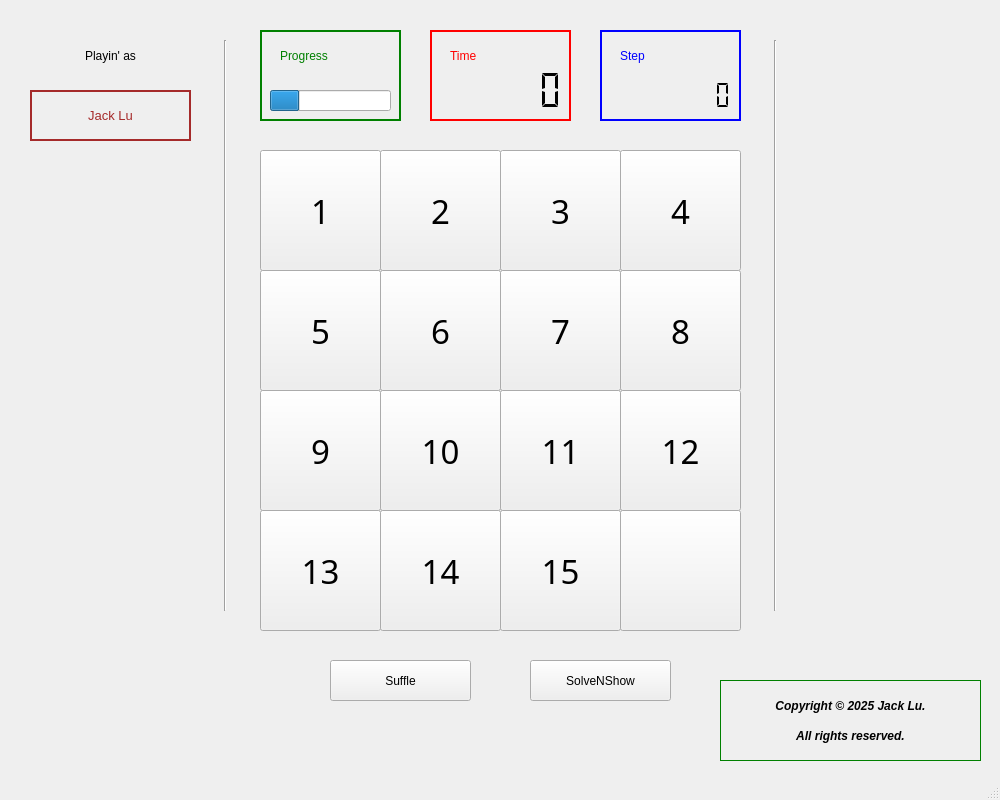
<?xml version="1.0" encoding="UTF-8"?>
<ui version="4.0">
 <class>fifpuzzle</class>
 <widget class="QMainWindow" name="fifpuzzle">
  <property name="geometry">
   <rect>
    <x>0</x>
    <y>0</y>
    <width>1000</width>
    <height>800</height>
   </rect>
  </property>
  <property name="windowTitle">
   <string>fifpuzzle</string>
  </property>
  <property name="styleSheet">
   <string notr="true"/>
  </property>
  <property name="tabShape">
   <enum>QTabWidget::Rounded</enum>
  </property>
  <widget class="QWidget" name="centralWidget">
   <widget class="QPushButton" name="square7">
    <property name="geometry">
     <rect>
      <x>500</x>
      <y>270</y>
      <width>121</width>
      <height>121</height>
     </rect>
    </property>
    <property name="font">
     <font>
      <family>Arial Rounded MT Bold</family>
      <pointsize>25</pointsize>
     </font>
    </property>
    <property name="text">
     <string>7</string>
    </property>
   </widget>
   <widget class="QPushButton" name="square8">
    <property name="geometry">
     <rect>
      <x>620</x>
      <y>270</y>
      <width>121</width>
      <height>121</height>
     </rect>
    </property>
    <property name="font">
     <font>
      <family>Arial Rounded MT Bold</family>
      <pointsize>25</pointsize>
     </font>
    </property>
    <property name="text">
     <string>8</string>
    </property>
   </widget>
   <widget class="QPushButton" name="square4">
    <property name="geometry">
     <rect>
      <x>620</x>
      <y>150</y>
      <width>121</width>
      <height>121</height>
     </rect>
    </property>
    <property name="font">
     <font>
      <family>Arial Rounded MT Bold</family>
      <pointsize>25</pointsize>
     </font>
    </property>
    <property name="text">
     <string>4</string>
    </property>
   </widget>
   <widget class="QPushButton" name="square10">
    <property name="geometry">
     <rect>
      <x>380</x>
      <y>390</y>
      <width>121</width>
      <height>121</height>
     </rect>
    </property>
    <property name="font">
     <font>
      <family>Arial Rounded MT Bold</family>
      <pointsize>25</pointsize>
     </font>
    </property>
    <property name="text">
     <string>10</string>
    </property>
   </widget>
   <widget class="QPushButton" name="square3">
    <property name="geometry">
     <rect>
      <x>500</x>
      <y>150</y>
      <width>121</width>
      <height>121</height>
     </rect>
    </property>
    <property name="font">
     <font>
      <family>Arial Rounded MT Bold</family>
      <pointsize>25</pointsize>
     </font>
    </property>
    <property name="text">
     <string>3</string>
    </property>
   </widget>
   <widget class="QPushButton" name="square9">
    <property name="geometry">
     <rect>
      <x>260</x>
      <y>390</y>
      <width>121</width>
      <height>121</height>
     </rect>
    </property>
    <property name="font">
     <font>
      <family>Arial Rounded MT Bold</family>
      <pointsize>25</pointsize>
     </font>
    </property>
    <property name="text">
     <string>9</string>
    </property>
   </widget>
   <widget class="QPushButton" name="square2">
    <property name="geometry">
     <rect>
      <x>380</x>
      <y>150</y>
      <width>121</width>
      <height>121</height>
     </rect>
    </property>
    <property name="font">
     <font>
      <family>Arial Rounded MT Bold</family>
      <pointsize>25</pointsize>
     </font>
    </property>
    <property name="text">
     <string>2</string>
    </property>
   </widget>
   <widget class="QPushButton" name="square1">
    <property name="geometry">
     <rect>
      <x>260</x>
      <y>150</y>
      <width>121</width>
      <height>121</height>
     </rect>
    </property>
    <property name="font">
     <font>
      <family>Arial Rounded MT Bold</family>
      <pointsize>25</pointsize>
     </font>
    </property>
    <property name="text">
     <string>1</string>
    </property>
   </widget>
   <widget class="QPushButton" name="square5">
    <property name="geometry">
     <rect>
      <x>260</x>
      <y>270</y>
      <width>121</width>
      <height>121</height>
     </rect>
    </property>
    <property name="font">
     <font>
      <family>Arial Rounded MT Bold</family>
      <pointsize>25</pointsize>
     </font>
    </property>
    <property name="text">
     <string>5</string>
    </property>
   </widget>
   <widget class="QPushButton" name="square6">
    <property name="geometry">
     <rect>
      <x>380</x>
      <y>270</y>
      <width>121</width>
      <height>121</height>
     </rect>
    </property>
    <property name="font">
     <font>
      <family>Arial Rounded MT Bold</family>
      <pointsize>25</pointsize>
     </font>
    </property>
    <property name="text">
     <string>6</string>
    </property>
   </widget>
   <widget class="QPushButton" name="square14">
    <property name="geometry">
     <rect>
      <x>380</x>
      <y>510</y>
      <width>121</width>
      <height>121</height>
     </rect>
    </property>
    <property name="font">
     <font>
      <family>Arial Rounded MT Bold</family>
      <pointsize>25</pointsize>
     </font>
    </property>
    <property name="text">
     <string>14</string>
    </property>
   </widget>
   <widget class="QPushButton" name="square13">
    <property name="geometry">
     <rect>
      <x>260</x>
      <y>510</y>
      <width>121</width>
      <height>121</height>
     </rect>
    </property>
    <property name="font">
     <font>
      <family>Arial Rounded MT Bold</family>
      <pointsize>25</pointsize>
     </font>
    </property>
    <property name="text">
     <string>13</string>
    </property>
   </widget>
   <widget class="QPushButton" name="square12">
    <property name="geometry">
     <rect>
      <x>620</x>
      <y>390</y>
      <width>121</width>
      <height>121</height>
     </rect>
    </property>
    <property name="font">
     <font>
      <family>Arial Rounded MT Bold</family>
      <pointsize>25</pointsize>
     </font>
    </property>
    <property name="text">
     <string>12</string>
    </property>
   </widget>
   <widget class="QPushButton" name="square11">
    <property name="geometry">
     <rect>
      <x>500</x>
      <y>390</y>
      <width>121</width>
      <height>121</height>
     </rect>
    </property>
    <property name="font">
     <font>
      <family>Arial Rounded MT Bold</family>
      <pointsize>25</pointsize>
     </font>
    </property>
    <property name="text">
     <string>11</string>
    </property>
   </widget>
   <widget class="QPushButton" name="square15">
    <property name="geometry">
     <rect>
      <x>500</x>
      <y>510</y>
      <width>121</width>
      <height>121</height>
     </rect>
    </property>
    <property name="font">
     <font>
      <family>Arial Rounded MT Bold</family>
      <pointsize>25</pointsize>
     </font>
    </property>
    <property name="text">
     <string>15</string>
    </property>
   </widget>
   <widget class="QPushButton" name="square16">
    <property name="geometry">
     <rect>
      <x>620</x>
      <y>510</y>
      <width>121</width>
      <height>121</height>
     </rect>
    </property>
    <property name="font">
     <font>
      <family>Arial Rounded MT Bold</family>
      <pointsize>25</pointsize>
     </font>
    </property>
    <property name="text">
     <string/>
    </property>
   </widget>
   <widget class="QLCDNumber" name="timecount">
    <property name="geometry">
     <rect>
      <x>450</x>
      <y>70</y>
      <width>121</width>
      <height>41</height>
     </rect>
    </property>
    <property name="font">
     <font>
      <family>Bodoni MT</family>
     </font>
    </property>
    <property name="styleSheet">
     <string notr="true">coler:red</string>
    </property>
    <property name="frameShape">
     <enum>QFrame::NoFrame</enum>
    </property>
    <property name="frameShadow">
     <enum>QFrame::Plain</enum>
    </property>
    <property name="smallDecimalPoint">
     <bool>false</bool>
    </property>
    <property name="mode">
     <enum>QLCDNumber::Dec</enum>
    </property>
    <property name="segmentStyle">
     <enum>QLCDNumber::Flat</enum>
    </property>
   </widget>
   <widget class="QProgressBar" name="progressbar">
    <property name="geometry">
     <rect>
      <x>270</x>
      <y>90</y>
      <width>121</width>
      <height>21</height>
     </rect>
    </property>
    <property name="value">
     <number>24</number>
    </property>
    <property name="textVisible">
     <bool>false</bool>
    </property>
    <property name="invertedAppearance">
     <bool>false</bool>
    </property>
    <property name="textDirection">
     <enum>QProgressBar::TopToBottom</enum>
    </property>
   </widget>
   <widget class="QLabel" name="label">
    <property name="geometry">
     <rect>
      <x>280</x>
      <y>40</y>
      <width>121</width>
      <height>31</height>
     </rect>
    </property>
    <property name="font">
     <font>
      <pointsize>9</pointsize>
     </font>
    </property>
    <property name="styleSheet">
     <string notr="true">color:green</string>
    </property>
    <property name="text">
     <string>Progress</string>
    </property>
   </widget>
   <widget class="QLabel" name="label_2">
    <property name="geometry">
     <rect>
      <x>450</x>
      <y>40</y>
      <width>121</width>
      <height>31</height>
     </rect>
    </property>
    <property name="font">
     <font>
      <pointsize>9</pointsize>
     </font>
    </property>
    <property name="styleSheet">
     <string notr="true">color:red</string>
    </property>
    <property name="text">
     <string>Time</string>
    </property>
   </widget>
   <widget class="QLabel" name="label_3">
    <property name="geometry">
     <rect>
      <x>620</x>
      <y>40</y>
      <width>121</width>
      <height>31</height>
     </rect>
    </property>
    <property name="font">
     <font>
      <pointsize>9</pointsize>
     </font>
    </property>
    <property name="styleSheet">
     <string notr="true">color:blue</string>
    </property>
    <property name="text">
     <string>Step</string>
    </property>
   </widget>
   <widget class="QLabel" name="label_4">
    <property name="geometry">
     <rect>
      <x>620</x>
      <y>60</y>
      <width>121</width>
      <height>31</height>
     </rect>
    </property>
    <property name="font">
     <font>
      <pointsize>12</pointsize>
     </font>
    </property>
    <property name="text">
     <string/>
    </property>
   </widget>
   <widget class="QLabel" name="label_5">
    <property name="geometry">
     <rect>
      <x>30</x>
      <y>40</y>
      <width>161</width>
      <height>31</height>
     </rect>
    </property>
    <property name="font">
     <font>
      <pointsize>9</pointsize>
     </font>
    </property>
    <property name="text">
     <string>Playin' as</string>
    </property>
    <property name="alignment">
     <set>Qt::AlignCenter</set>
    </property>
   </widget>
   <widget class="Line" name="line">
    <property name="geometry">
     <rect>
      <x>210</x>
      <y>40</y>
      <width>31</width>
      <height>571</height>
     </rect>
    </property>
    <property name="orientation">
     <enum>Qt::Vertical</enum>
    </property>
   </widget>
   <widget class="QFrame" name="frame">
    <property name="geometry">
     <rect>
      <x>260</x>
      <y>30</y>
      <width>141</width>
      <height>91</height>
     </rect>
    </property>
    <property name="styleSheet">
     <string notr="true">color:green</string>
    </property>
    <property name="frameShape">
     <enum>QFrame::WinPanel</enum>
    </property>
    <property name="frameShadow">
     <enum>QFrame::Plain</enum>
    </property>
    <property name="lineWidth">
     <number>3</number>
    </property>
   </widget>
   <widget class="QFrame" name="frame_2">
    <property name="geometry">
     <rect>
      <x>430</x>
      <y>30</y>
      <width>141</width>
      <height>91</height>
     </rect>
    </property>
    <property name="font">
     <font>
      <weight>50</weight>
      <bold>false</bold>
     </font>
    </property>
    <property name="styleSheet">
     <string notr="true">color:red;</string>
    </property>
    <property name="frameShape">
     <enum>QFrame::WinPanel</enum>
    </property>
    <property name="frameShadow">
     <enum>QFrame::Plain</enum>
    </property>
    <property name="lineWidth">
     <number>3</number>
    </property>
   </widget>
   <widget class="QLCDNumber" name="stepcounter">
    <property name="geometry">
     <rect>
      <x>650</x>
      <y>80</y>
      <width>91</width>
      <height>31</height>
     </rect>
    </property>
    <property name="font">
     <font>
      <family>Bodoni MT</family>
     </font>
    </property>
    <property name="styleSheet">
     <string notr="true">coler:blue</string>
    </property>
    <property name="frameShape">
     <enum>QFrame::NoFrame</enum>
    </property>
    <property name="frameShadow">
     <enum>QFrame::Plain</enum>
    </property>
    <property name="smallDecimalPoint">
     <bool>false</bool>
    </property>
    <property name="mode">
     <enum>QLCDNumber::Dec</enum>
    </property>
    <property name="segmentStyle">
     <enum>QLCDNumber::Flat</enum>
    </property>
   </widget>
   <widget class="QFrame" name="frame_3">
    <property name="geometry">
     <rect>
      <x>600</x>
      <y>30</y>
      <width>141</width>
      <height>91</height>
     </rect>
    </property>
    <property name="styleSheet">
     <string notr="true">color:blue</string>
    </property>
    <property name="frameShape">
     <enum>QFrame::WinPanel</enum>
    </property>
    <property name="frameShadow">
     <enum>QFrame::Plain</enum>
    </property>
    <property name="lineWidth">
     <number>3</number>
    </property>
   </widget>
   <widget class="QFrame" name="frame_4">
    <property name="geometry">
     <rect>
      <x>30</x>
      <y>90</y>
      <width>161</width>
      <height>51</height>
     </rect>
    </property>
    <property name="styleSheet">
     <string notr="true">color:brown</string>
    </property>
    <property name="frameShape">
     <enum>QFrame::WinPanel</enum>
    </property>
    <property name="frameShadow">
     <enum>QFrame::Plain</enum>
    </property>
    <widget class="QLabel" name="label_6">
     <property name="geometry">
      <rect>
       <x>0</x>
       <y>10</y>
       <width>161</width>
       <height>31</height>
      </rect>
     </property>
     <property name="font">
      <font>
       <pointsize>10</pointsize>
      </font>
     </property>
     <property name="text">
      <string>Jack Lu</string>
     </property>
     <property name="alignment">
      <set>Qt::AlignCenter</set>
     </property>
    </widget>
   </widget>
   <widget class="Line" name="line_2">
    <property name="geometry">
     <rect>
      <x>750</x>
      <y>40</y>
      <width>51</width>
      <height>571</height>
     </rect>
    </property>
    <property name="orientation">
     <enum>Qt::Vertical</enum>
    </property>
   </widget>
   <widget class="QPushButton" name="solveandshow">
    <property name="geometry">
     <rect>
      <x>530</x>
      <y>660</y>
      <width>141</width>
      <height>41</height>
     </rect>
    </property>
    <property name="text">
     <string>SolveNShow</string>
    </property>
   </widget>
   <widget class="QPushButton" name="sufflebut">
    <property name="geometry">
     <rect>
      <x>330</x>
      <y>660</y>
      <width>141</width>
      <height>41</height>
     </rect>
    </property>
    <property name="text">
     <string>Suffle</string>
    </property>
   </widget>
   <widget class="QLabel" name="label_7">
    <property name="geometry">
     <rect>
      <x>720</x>
      <y>680</y>
      <width>261</width>
      <height>51</height>
     </rect>
    </property>
    <property name="font">
     <font>
      <pointsize>9</pointsize>
      <weight>75</weight>
      <italic>true</italic>
      <bold>true</bold>
     </font>
    </property>
    <property name="text">
     <string>Copyright © 2025 Jack Lu.</string>
    </property>
    <property name="alignment">
     <set>Qt::AlignCenter</set>
    </property>
   </widget>
   <widget class="QLabel" name="label_8">
    <property name="geometry">
     <rect>
      <x>720</x>
      <y>720</y>
      <width>261</width>
      <height>31</height>
     </rect>
    </property>
    <property name="font">
     <font>
      <pointsize>9</pointsize>
      <weight>75</weight>
      <italic>true</italic>
      <bold>true</bold>
     </font>
    </property>
    <property name="text">
     <string>All rights reserved.</string>
    </property>
    <property name="alignment">
     <set>Qt::AlignCenter</set>
    </property>
   </widget>
   <widget class="QFrame" name="frame_5">
    <property name="geometry">
     <rect>
      <x>720</x>
      <y>680</y>
      <width>261</width>
      <height>81</height>
     </rect>
    </property>
    <property name="styleSheet">
     <string notr="true">color:green</string>
    </property>
    <property name="frameShape">
     <enum>QFrame::Panel</enum>
    </property>
    <property name="frameShadow">
     <enum>QFrame::Plain</enum>
    </property>
   </widget>
  </widget>
  <widget class="QMenuBar" name="menuBar">
   <property name="geometry">
    <rect>
     <x>0</x>
     <y>0</y>
     <width>1000</width>
     <height>17</height>
    </rect>
   </property>
  </widget>
  <widget class="QStatusBar" name="statusBar"/>
 </widget>
 <layoutdefault spacing="6" margin="11"/>
 <resources/>
 <connections/>
</ui>
